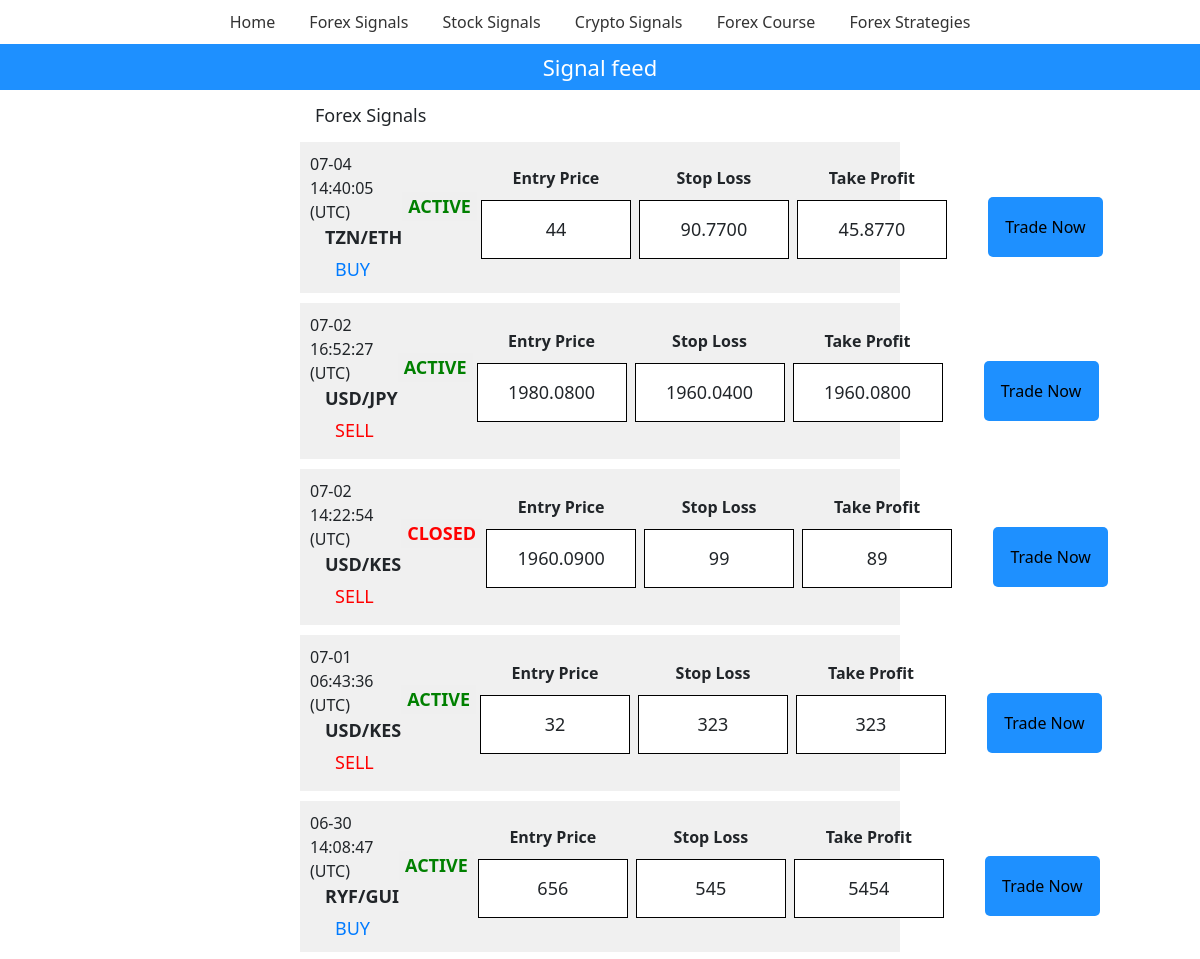
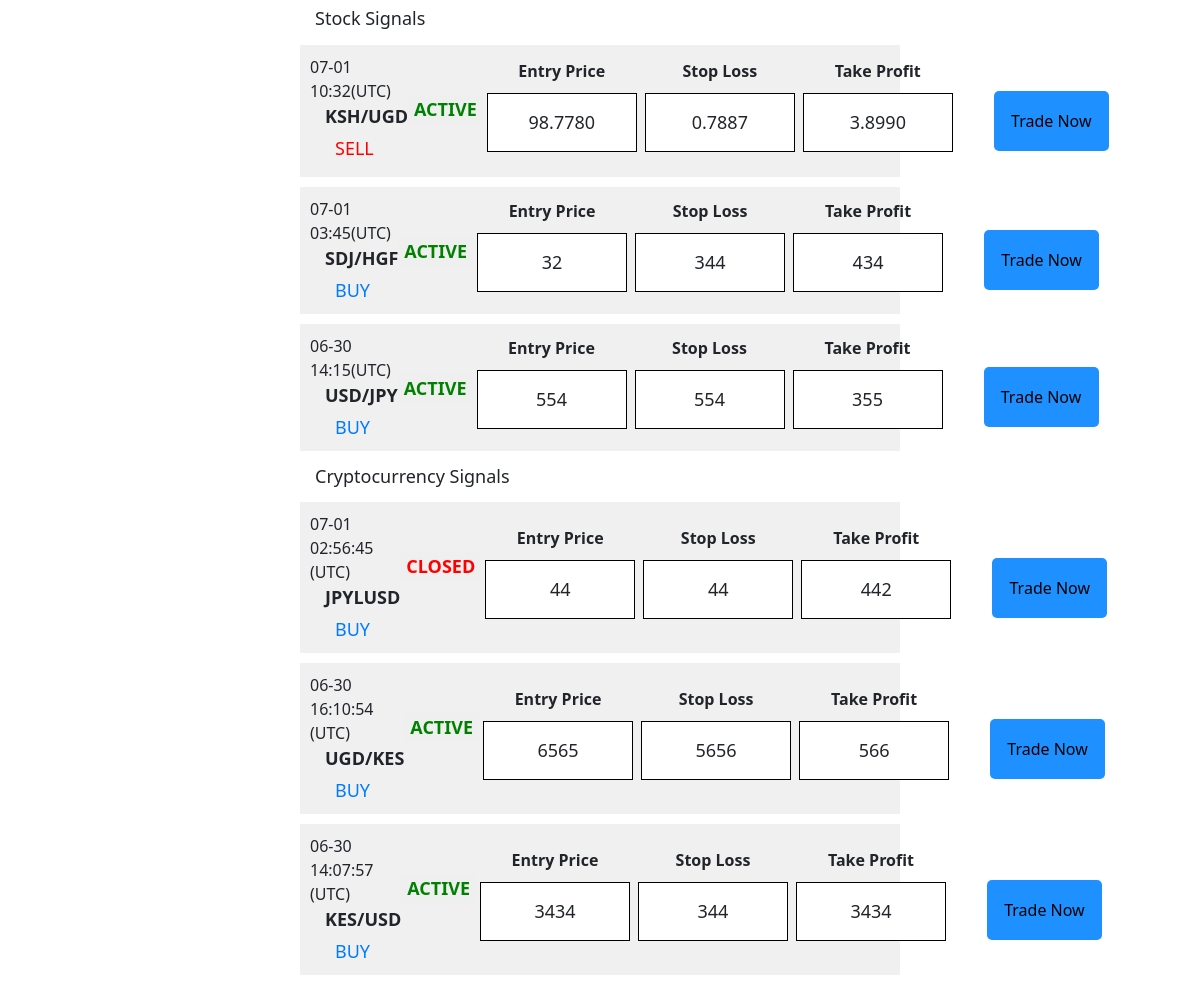
The app's page / (signed in) with its own data (2 pictures, top to bottom).
### trade/models.py (models this page shows, shortened)
class TradeSignal(models.Model):
    CATEGORIES = (
        ('forex', 'Forex'),
        ('stock', 'Stock'),
        ('cryptocurrency', 'Cryptocurrency'),
    )
    currency = models.CharField(max_length=50)
    buy = models.BooleanField(default=False)
    sell = models.BooleanField(default=False)
    active = models.BooleanField(default=False)
    close_button_visible = models.BooleanField(default=False)
    entry_price = models.DecimalField(max_digits=20, decimal_places=10, null=True, default=None)
    entry_price_visible = models.BooleanField(default=False)
    take_profit = models.DecimalField(max_digits=20, decimal_places=10, null=True, default=None)
    stop_loss = models.DecimalField(max_digits=20, decimal_places=10, null=True, default=None)
    stop_loss_visible = models.BooleanField(default=False)
    take_profit_visible = models.BooleanField(default=False)
    trade_now_visible = models.BooleanField(default=False)
    created_at = models.DateTimeField(default=default_created_at)
    category = models.CharField(max_length=20, choices=CATEGORIES, default='forex')
    class Meta:
        app_label ='trade'

### trade/views.py (the view)
# urls.py: path('', views.index, name='index'),
def index(request):
    trade_signals = TradeSignal.objects.all()
    forex_signals = trade_signals.filter(category='forex')
    stock_signals = trade_signals.filter(category='stock')
    crypto_signals = trade_signals.filter(category='cryptocurrency')
    context = {
        'forex_signals': forex_signals,
        'stock_signals': stock_signals,
        'crypto_signals': crypto_signals,
    }
    return render(request, 'index.html', context)

### trade/templates/index.html (shortened to what this page needs)
{% extends 'base.html' %}
{% load static %}
{% block content %}
<link rel="stylesheet" href="https://cdn.jsdelivr.net/npm/bootstrap@5.2.3/dist/css/bootstrap.min.css">
<link rel="stylesheet" href="{% static 'style.css' %}">
<link rel="stylesheet" href="{% static 'mobile.css' %}">
<h3 class="signal-header">Signal feed</h3>
<div id="forex-signals-container" class="trade-signals-container">
  <h4 class="h4-signal">Forex Signals</h4>
  {% for trade_signal in forex_signals reversed %}
    <div class="trade-signal">
      <div class="column">
      <div class="signal-meta">
        <div class="timestamp">
          {{ trade_signal.created_at|date:'m-d H:i:s' }} (UTC)
        </div>
      </div>
      <div class="currency">{{ trade_signal.currency }}</div>
      <div class="action-container">
        {% if trade_signal.buy %}
        <div class="action-buy">BUY</div>
        {% endif %}
        {% if trade_signal.sell %}
        <div class="action-sell">SELL</div>
        {% endif %}
      </div>
    </div>
      <div class="close-button">
        {% if trade_signal.active %}
        <button class="active-btn">ACTIVE</button>
        {% else %}
        <button class="close-btn">CLOSED</button>
        {% endif %}
      </div>
      {% if trade_signal.entry_price_visible %}
      <div class="section">
        <div class="section-name entry-price-name">Entry Price</div>
        <div class="section-value entry-price-value">{{ trade_signal.entry_price|floatformat:"-4"}}</div>
      </div>
      {% else %}
      <div class="section">
        <div class="section-name entry-price-name">Entry Price</div>
        {% if user.is_authenticated %}
        <div class="section-value entry-price-value">{{ trade_signal.entry_price|floatformat:"-4"}}</div>
        {% else %}
        <div class="section-value entry-price-premium">Premium</div>
        {% endif %}
      </div>
      {% endif %}
      {% if trade_signal.stop_loss_visible %}
      <div class="section">
        <div class="section-name stop-loss-name">Stop Loss</div>
        <div class="section-value stop-loss-value">{{ trade_signal.stop_loss|floatformat:"-4" }}</div>
      </div>
      {% else %}
      <div class="section">
        <div class="section-name stop-loss-name">Stop Loss</div>
        {% if user.is_authenticated %}
        <div class="section-value stop-loss-value">{{ trade_signal.stop_loss|floatformat:"-4" }}</div>
        {% else %}
        <div class="section-value entry-price-premium">Premium</div>
        {% endif %}
      </div>
      {% endif %}
      {% if trade_signal.take_profit_visible %}
      <div class="section">
        <div class="section-name take-profit-name">Take Profit</div>
        <div class="section-value take-profit-value">{{ trade_signal.take_profit|floatformat:"-4" }}</div>
      </div>
      {% else %}
      <div class="section">
        <div class="section-name take-profit-name">Take Profit</div>
        {% if user.is_authenticated %}
        <div class="section-value take-profit-value">{{ trade_signal.take_profit|floatformat:"-4" }}</div>
        {% else %}
        <div class="section-value entry-price-premium">Premium</div>
        {% endif %}
      </div>
      {% endif %}
      {% if user.is_authenticated %}
      <div class="trade-button">
        <a href="{% url 'payment' %}">
        <button class="trade-butn">Trade Now</button>
    </a>
      </div>
      {% endif %}
    </div>
    {% endfor %}
  </div>
  <div id="stock-signals-container" class="trade-signals-container">
  <h4 class="h4-signal">Stock Signals</h4>
  {% for trade_signal in stock_signals reversed %}
    <div class="trade-signal">
      <div class="column">
      <div class="signal-meta">
        <div class="timestamp">
          {{ trade_signal.created_at|date:'m-d H:i' }}(UTC)
        </div>
      </div>
      <div class="currency">{{ trade_signal.currency }}</div>
      <div class="action-container">
        {% if trade_signal.buy %}
        <div class="action-buy">BUY</div>
        {% endif %}
        {% if trade_signal.sell %}
        <div class="action-sell">SELL</div>
        {% endif %}
      </div>
    </div>
    <div class="close-button">
      {% if trade_signal.active %}
      <button class="active-btn">ACTIVE</button>
      {% else %}
      <button class="close-btn">CLOSED</button>
      {% endif %}
    </div>
      {% if trade_signal.entry_price_visible %}
      <div class="section">
        <div class="section-name entry-price-name">Entry Price</div>
        <div class="section-value entry-price-value">{{ trade_signal.entry_price|floatformat:"-4"}}</div>
      </div>
      {% else %}
      <div class="section">
        <div class="section-name entry-price-name">Entry Price</div>
        {% if user.is_authenticated %}
        <div class="section-value entry-price-value">{{ trade_signal.entry_price|floatformat:"-4"}}</div>
        {% else %}
        <div class="section-value entry-price-premium">Premium</div>
        {% endif %}
      </div>
      {% endif %}
      {% if trade_signal.stop_loss_visible %}
      <div class="section">
        <div class="section-name stop-loss-name">Stop Loss</div>
        <div class="section-value stop-loss-value">{{ trade_signal.stop_loss|floatformat:"-4"}}</div>
      </div>
      {% endif %}
      {% if trade_signal.take_profit_visible %}
      <div class="section">
        <div class="section-name take-profit-name">Take Profit</div>
        <div class="section-value take-profit-value">{{ trade_signal.take_profit|floatformat:"-4" }}</div>
      </div>
      {% endif %}
      {% if user.is_authenticated %}
      <div class="trade-button">
        <a href="{% url 'payment' %}">
        <button class="trade-butn">Trade Now</button>
    </a>
      </div>
      {% endif %}
    </div>
    {% endfor %}
  </div>
  <div id="crypto-signals-container" class="trade-signals-container">
    <h4 class="h4-signal">Cryptocurrency Signals</h4>
  {% for trade_signal in crypto_signals reversed %}
    <div class="trade-signal">
      <div class="column">
      <div class="signal-meta">
        <div class="timestamp">
          {{ trade_signal.created_at|date:'m-d H:i:s' }} (UTC)
        </div>
      </div>
      <div class="currency">{{ trade_signal.currency }}</div>
      <div class="action-container">
        {% if trade_signal.buy %}
        <div class="action-buy">BUY</div>
        {% endif %}
      </div>
    </div>
      <div class="close-button">
        {% if trade_signal.active %}
        <button class="active-btn">ACTIVE</button>
        {% else %}
        <button class="close-btn">CLOSED</button>
        {% endif %}
      </div>
      {% if trade_signal.entry_price_visible %}
      <div class="section">
        <div class="section-name entry-price-name">Entry Price</div>
        <div class="section-value entry-price-value">{{ trade_signal.entry_price|floatformat:"-4"}}</div>
      </div>
      {% else %}
      <div class="section">
        <div class="section-name entry-price-name">Entry Price</div>
        {% if user.is_authenticated %}
        <div class="section-value entry-price-value">{{ trade_signal.entry_price|floatformat:"-4"}}</div>
        {% else %}
        <div class="section-value entry-price-premium">Premium</div>
        {% endif %}
      </div>
      {% endif %}
      {% if trade_signal.stop_loss_visible %}
      <div class="section">
        <div class="section-name stop-loss-name">Stop Loss</div>
        <div class="section-value stop-loss-value">{{ trade_signal.stop_loss|floatformat:"-4" }}</div>
      </div>
      {% endif %}
      {% if trade_signal.take_profit_visible %}
      <div class="section">
        <div class="section-name take-profit-name">Take Profit</div>
        <div class="section-value take-profit-value">{{ trade_signal.take_profit|floatformat:"-4" }}</div>
      </div>
      {% endif %}
      {% if user.is_authenticated %}
      <div class="trade-button">
        <a href="{% url 'payment' %}">
        <button class="trade-butn">Trade Now</button>
    </a>
      </div>
      {% endif %}
    </div>
    {% endfor %}
  </div>
{% endblock %}

### trade/static/style.css (style rules this page uses)
.signal-header { text-align: center; background-color: #1E90FF; color: white; padding: 10px; font-size: 22px; }
.h4-signal { font-size: 18px; margin: 15px; }
.trade-signals-container { margin-left: 300px; margin-right: 300px; }
.trade-signal { display: flex; align-items: center; justify-content: space-between; background-color: #F0F0F0; padding: 10px; margin-bottom: 10px; }
.currency { font-weight: bold; font-size: 18px; margin-left: 15px; }
.action-buy { margin-top: 5px; color: #007bff; font-size: 18px; margin-left: 25px; }
.action-sell { margin-top: 5px; margin-bottom: 5px; color: red; font-weight: 300; font-size: 18px; margin-left: 25px; }
.close-button { align-self: flex-start; }
.close-btn { border:none; color: red; font-size: 18px; font-weight: 800; margin-top: 40px; }
.active-btn { border:none; color: green; font-size: 18px; font-weight: 800; margin-top: 40px; }
.trade-button { text-align: right; margin-left: 30px; }
.trade-butn { background-color: #1E90FF; padding: 15px; color: black; font-size: 16px; border: none; border-radius: 5px; height: 60px; margin-top:20px; margin-left: 7px; width: 115px; }
.section { display: flex; flex-direction: column; align-items: center; text-align: center; margin-bottom: 10px; }
.section-name { font-weight: bold; }
.section-value { font-size: 18px; }
.entry-price-value { border: 1px solid black; background-color: white; padding: 15px; width: 150px; margin: 10px 4px 0 4px; }
.stop-loss-value { margin-top: 10px; border: 1px solid black; background-color: white; padding: 15px; width: 150px; margin: 10px 4px 0 4px; }
.take-profit-value { margin-top: 10px; border: 1px solid black; background-color: white; padding: 15px; width: 150px; margin: 10px 4px 0 4px; }

### records on screen
TradeSignal: created_at "07-04 14:40:05", currency "TZN/ETH", buy "BUY", active "ACTIVE", entry_price "44", stop_loss "90.7700", take_profit "45.8770"
TradeSignal: created_at "07-02 16:52:27", currency "USD/JPY", sell "SELL", active "ACTIVE", entry_price "1980.0800", stop_loss "1960.0400", take_profit "1960.0800"
TradeSignal: created_at "07-02 14:22:54", currency "USD/KES", sell "SELL", active "CLOSED", entry_price "1960.0900", stop_loss "99", take_profit "89"
TradeSignal: created_at "07-01 06:43:36", currency "USD/KES", sell "SELL", active "ACTIVE", entry_price "32", stop_loss "323", take_profit "323"
TradeSignal: created_at "06-30 14:08:47", currency "RYF/GUI", buy "BUY", active "ACTIVE", entry_price "656", stop_loss "545", take_profit "5454"
TradeSignal: created_at "07-01 10:32", currency "KSH/UGD", sell "SELL", active "ACTIVE", entry_price "98.7780", stop_loss "0.7887", take_profit "3.8990"
TradeSignal: created_at "07-01 03:45", currency "SDJ/HGF", buy "BUY", active "ACTIVE", entry_price "32", stop_loss "344", take_profit "434"
TradeSignal: created_at "06-30 14:15", currency "USD/JPY", buy "BUY", active "ACTIVE", entry_price "554", stop_loss "554", take_profit "355"
TradeSignal: created_at "07-01 02:56:45", currency "JPYLUSD", buy "BUY", active "CLOSED", entry_price "44", stop_loss "44", take_profit "442"
TradeSignal: created_at "06-30 16:10:54", currency "UGD/KES", buy "BUY", active "ACTIVE", entry_price "6565", stop_loss "5656", take_profit "566"
TradeSignal: created_at "06-30 14:07:57", currency "KES/USD", buy "BUY", active "ACTIVE", entry_price "3434", stop_loss "344", take_profit "3434"
